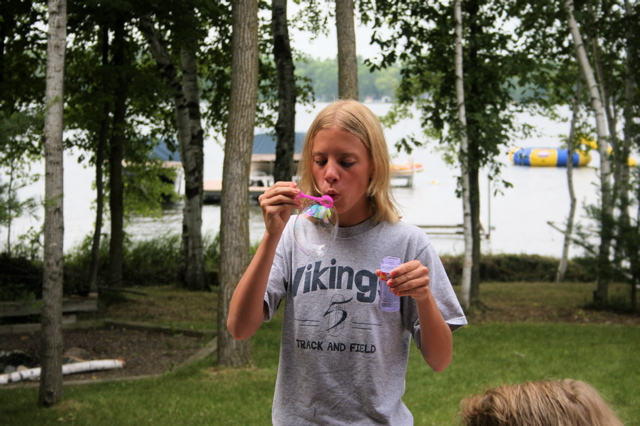
#> input picture anything/bubbles.jpg, 640 x 426 px
$ python simple_quant.py
#> lines starting #> are read from the running program, lines starting #| are printed output that depends on the picture
#!/user/bin/python
# -*-coding:UTF-8-*-

"""简单的图片量化算法"""
from PIL import Image


def simple_quant():
    im = Image.open("bubbles.jpg")
#> im is the input picture: PIL image 640x426 RGB; mean R, G, B 103.8, 102.1, 84
    w, h = im.size
#> w = 640; h = 426

    for row in range(h):
        for col in range(w):
            r, g, b = im.getpixel((col, row))
            r = r // 36 * 36
            g = g // 42 * 42
            b = b // 42 * 42

            im.putpixel((col, row), (r, g, b))
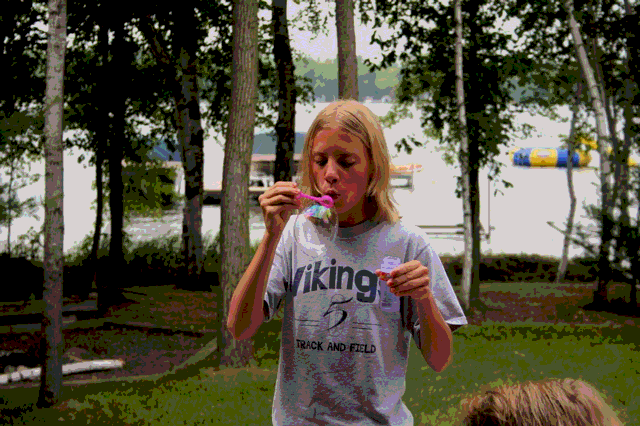
#> im: PIL image 640x426 RGB; mean R, G, B 86.1, 81.1, 63.9

    im.save("bubbles_simple.jpg")


if __name__ == '__main__':
    simple_quant()
